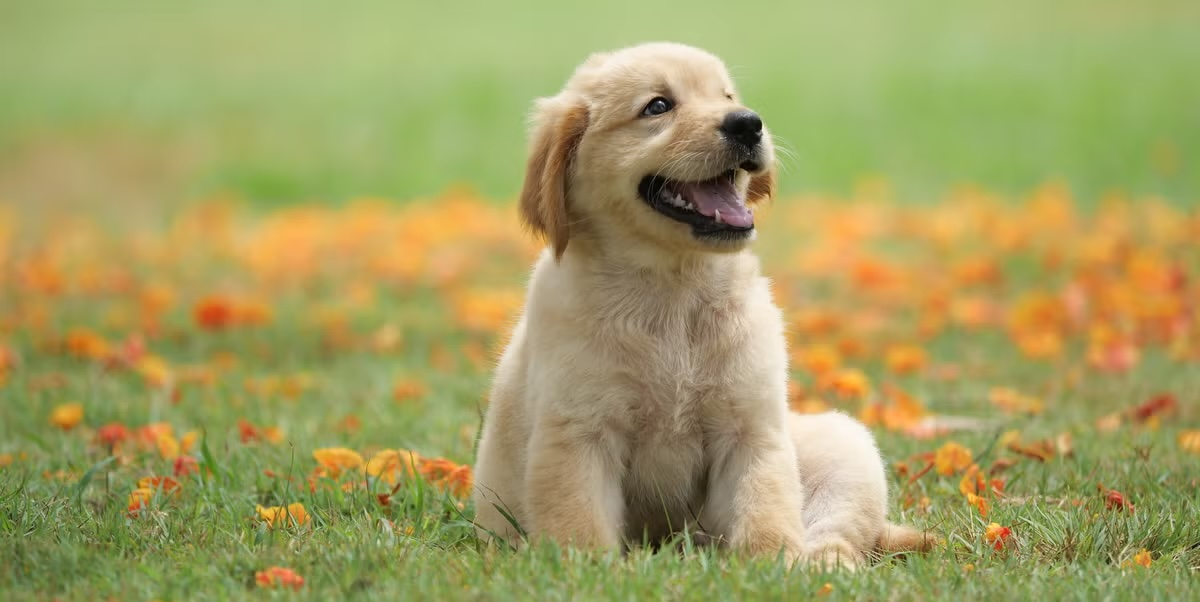
#> input picture Data/Dog.jpg, 1200 x 602 px
$ jupyter execute --allow-errors exp_7.ipynb   (older library calls are emulated)
#> lines starting #> are read from the running program, lines starting #| are printed output that depends on the picture
[cell 1]
import cv2
import numpy as np
import matplotlib.pyplot as plt
from skimage.feature import graycomatrix, graycoprops

# Step 1: Load image
image = cv2.imread('../Data/Dog.jpg')
#> image is the input picture: shape (602, 1200, 3); mean B, G, R 97.7, 158.5, 163.8

if image is None:
    raise FileNotFoundError("Check the path: ../Data/Dog.jpg")

image = cv2.cvtColor(image, cv2.COLOR_BGR2RGB)
gray = cv2.cvtColor(image, cv2.COLOR_RGB2GRAY)
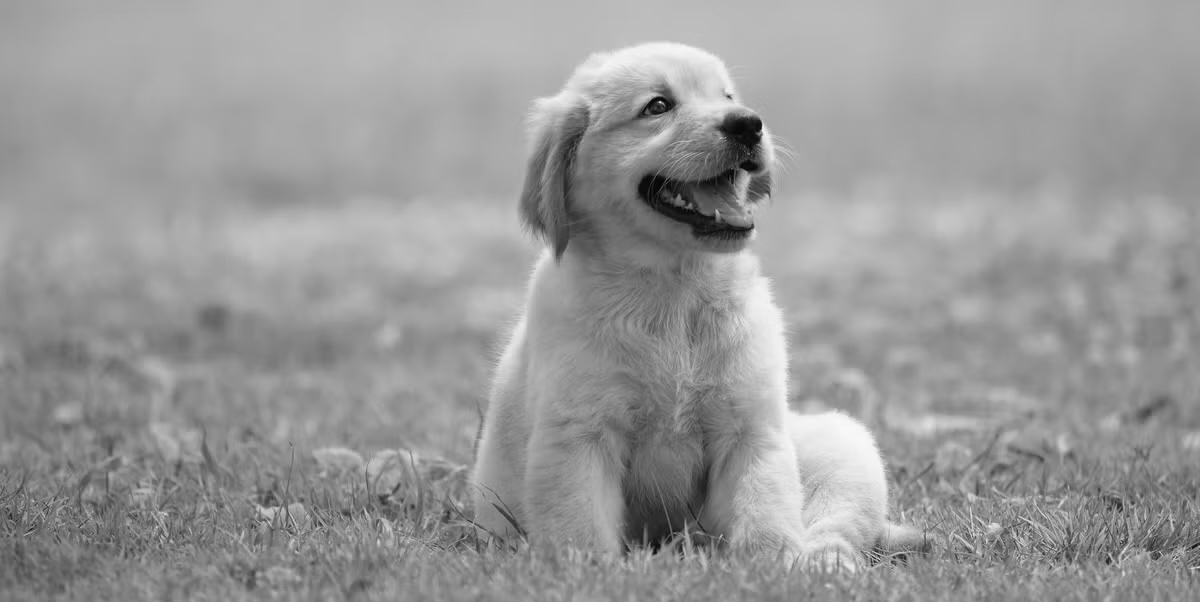
#> gray: shape (602, 1200); min 1, max 251, mean 153.1

[cell 2]
# Step 2: Ensure grayscale image is 2D
gray = np.squeeze(gray)
print("Gray shape:", gray.shape)
#| Gray shape: (602, 1200)

[cell 3]
# Step 3: Quantize image into 16 gray levels
quantized = (gray // 16).astype(np.uint8)
print("Quantized shape:", quantized.shape)
#| Quantized shape: (602, 1200)

[cell 4]
# Step 2: Reduce gray levels from 256 to 16
quantized = (image // 16).astype(np.uint8)
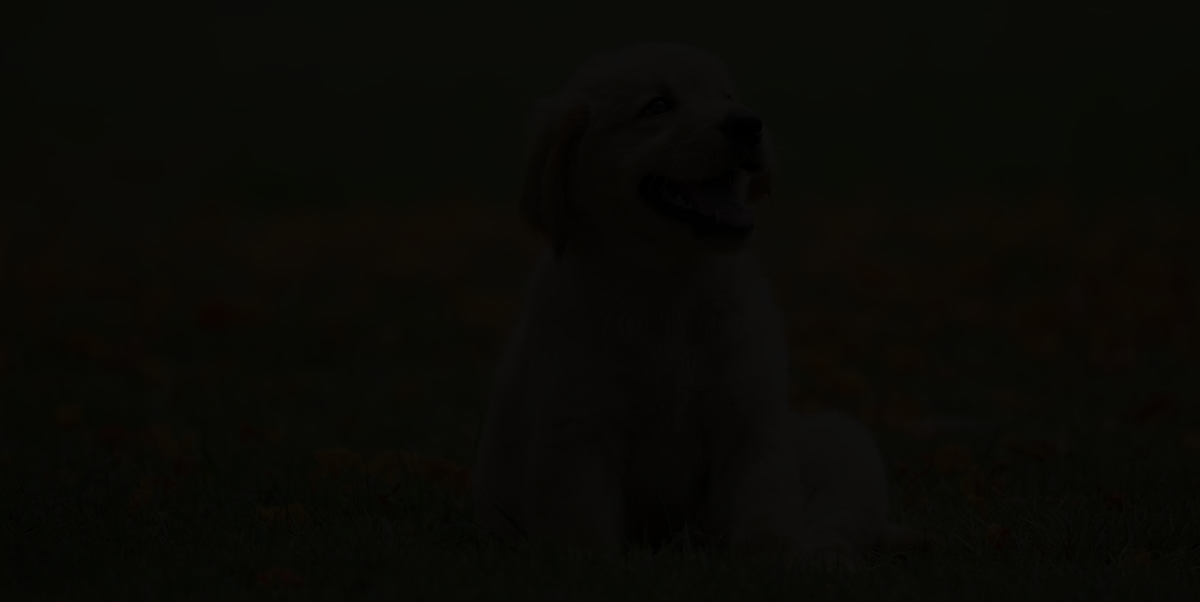
#> quantized: shape (602, 1200, 3); mean R, G, B 9.78, 9.44, 5.64
# Verify the image dimensions
print("Gray image shape:", gray.shape)
#| Gray image shape: (602, 1200)
print("Quantized image shape:", quantized.shape)
#| Quantized image shape: (602, 1200, 3)
print("Number of dimensions:", quantized.ndim)
#| Number of dimensions: 3
